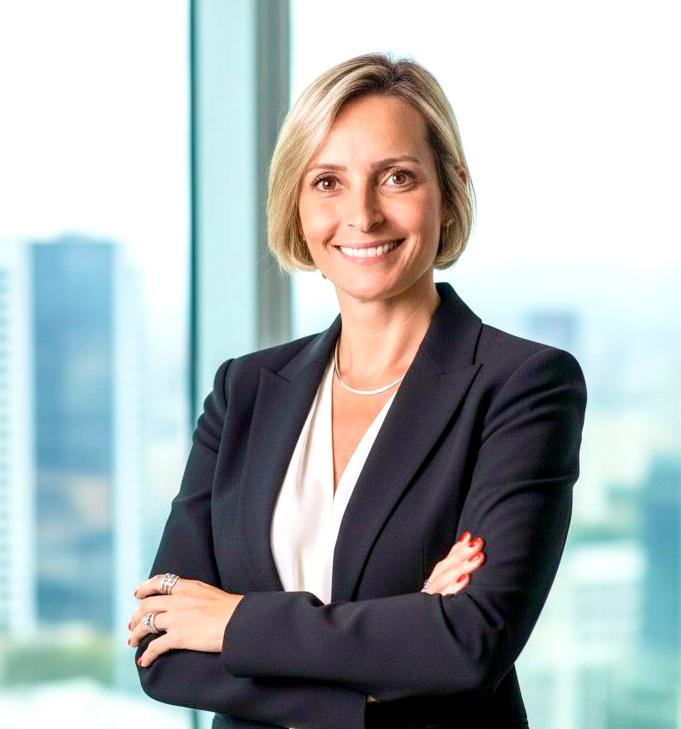
#> input picture MOSAIC/Adriana _foto_Além do Tempo.jpg, 681 x 729 px
$ python -i smart_crop.py   (imports and definitions only)
#> lines starting #> are read from the running program, lines starting #| are printed output that depends on the picture
#> further down, picture is the input picture: shape (729, 681, 3); mean B, G, R 177.2, 176.6, 168.7
import cv2
import numpy as np

# Carrega o classificador de rostos Haar Cascade nativo do OpenCV
face_cascade = cv2.CascadeClassifier(cv2.data.haarcascades + 'haarcascade_frontalface_default.xml')

def smart_crop_face(image_bgr: np.ndarray, target_size: tuple[int, int] = (250, 250)) -> np.ndarray:
    """
    Detecta o rosto principal via OpenCV Haar Cascade e realiza um corte quadrado
    centralizado no rosto. Se nenhum rosto for encontrado, realiza um corte proporcional no centro.

    Args:
        image_bgr: Imagem de entrada em formato BGR (OpenCV)
        target_size: Dimensões (largura, altura) da imagem recortada final

    Returns:
        numpy.ndarray: Imagem recortada e redimensionada (BGR)
    """
#> called with target_size = (250, 250)
    if image_bgr is None or image_bgr.size == 0:
        return np.ones((*target_size, 3), dtype=np.uint8) * 255

    gray = cv2.cvtColor(image_bgr, cv2.COLOR_BGR2GRAY)
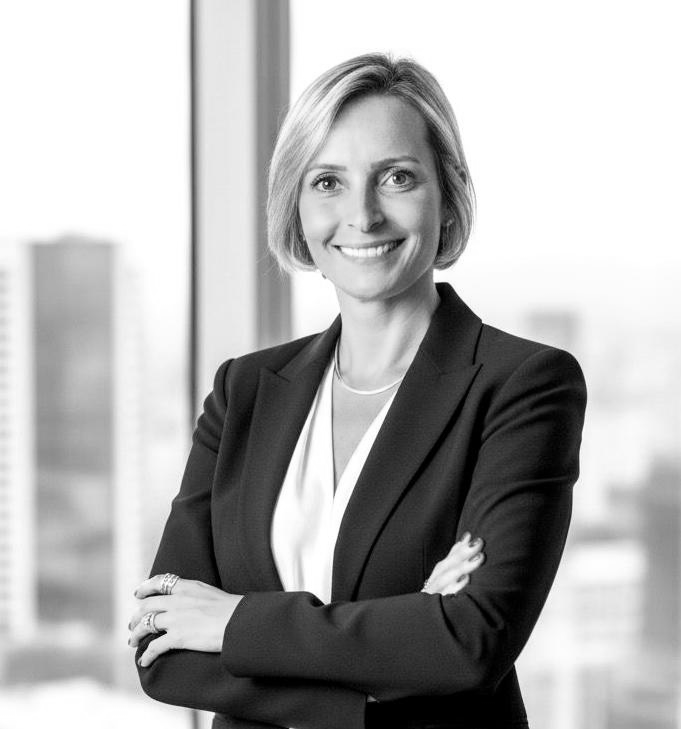
#> gray: shape (729, 681); min 0, max 255, mean 174.3
    try:
        faces = face_cascade.detectMultiScale(
            gray,
            scaleFactor=1.1,
            minNeighbors=5,
            minSize=(30, 30)
        )
#> faces = [[275, 112, 178, 178]]
    except Exception as e:
        print(f"[SmartCrop] Erro detectMultiScale: {e}")
        faces = []

    h, w = image_bgr.shape[:2]
#> h = 729; w = 681

    if len(faces) > 0:
        # Pega o maior rosto por área (largura * altura)
        faces = sorted(faces, key=lambda f: f[2] * f[3], reverse=True)
        fx, fy, fw, fh = faces[0]
#> fx = 275; fy = 112; fw = 178; fh = 178

        # Ponto central da face detectada
        center_x = fx + fw // 2
#> center_x = 364
        center_y = fy + fh // 2
#> center_y = 201

        # Define o tamanho do corte (1.8x o tamanho da face para dar contexto de ombros/cabelo)
        crop_dim = int(max(fw, fh) * 1.8)
#> crop_dim = 320
        crop_dim = min(crop_dim, min(w, h))

        x0 = max(0, min(center_x - crop_dim // 2, w - crop_dim))
#> x0 = 204
        y0 = max(0, min(center_y - crop_dim // 2, h - crop_dim))
#> y0 = 41

        cropped = image_bgr[y0:y0 + crop_dim, x0:x0 + crop_dim]
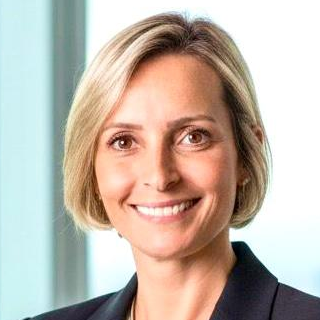
#> cropped: shape (320, 320, 3); mean B, G, R 171.5, 182.7, 194.1
    else:
        # Center crop proporcional clássico
        min_dim = min(w, h)
        x0 = (w - min_dim) // 2
        y0 = (h - min_dim) // 2
        cropped = image_bgr[y0:y0 + min_dim, x0:x0 + min_dim]

    return cv2.resize(cropped, target_size, interpolation=cv2.INTER_AREA)

>>> import cv2
>>> picture = cv2.imread('../../../MOSAIC/Adriana _foto_Além do Tempo.jpg')
>>> result = smart_crop_face(picture)

$ run again, on MOSAIC/AL_Valdirene Barbosa.jpg
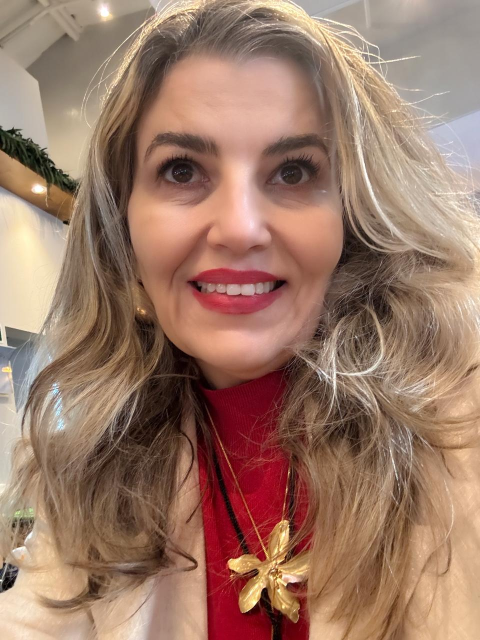
#> input picture MOSAIC/AL_Valdirene Barbosa.jpg, 960 x 1280 px (shown at 1/2 size)
#> picture is the input picture: shape (1280, 960, 3); mean B, G, R 103.2, 121.1, 156.2
#> in smart_crop_face, `gray = cv2.cvtColor(image_bgr, cv2.COLOR_BGR2GRAY)`:
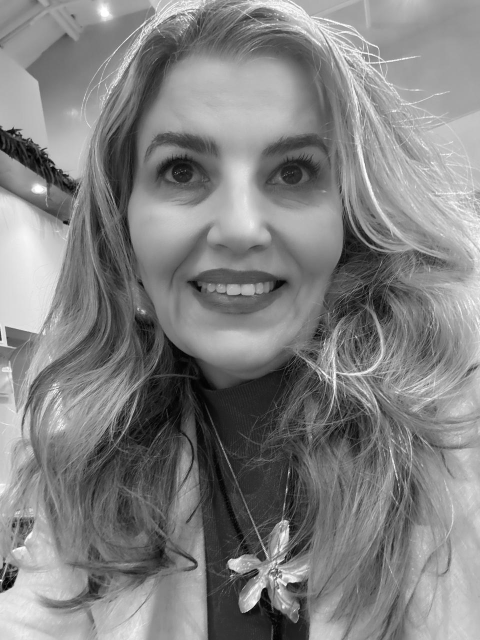
#> gray: shape (1280, 960) (shown at 1/2 size); min 0, max 255, mean 129.5
#> faces = [[174, 115, 602, 602]]
#> fx = 174; fy = 115; fw = 602
#> center_x = 475
#> center_y = 416
#> in smart_crop_face, `crop_dim = int(max(fw, fh) * 1.8)`: crop_dim = 1083
#> in smart_crop_face, `crop_dim = min(crop_dim, min(w, h))`: crop_dim = 960
#> x0 = 0
#> in smart_crop_face, `cropped = image_bgr[y0:y0 + crop_dim, x0:x0 + crop_dim]`:
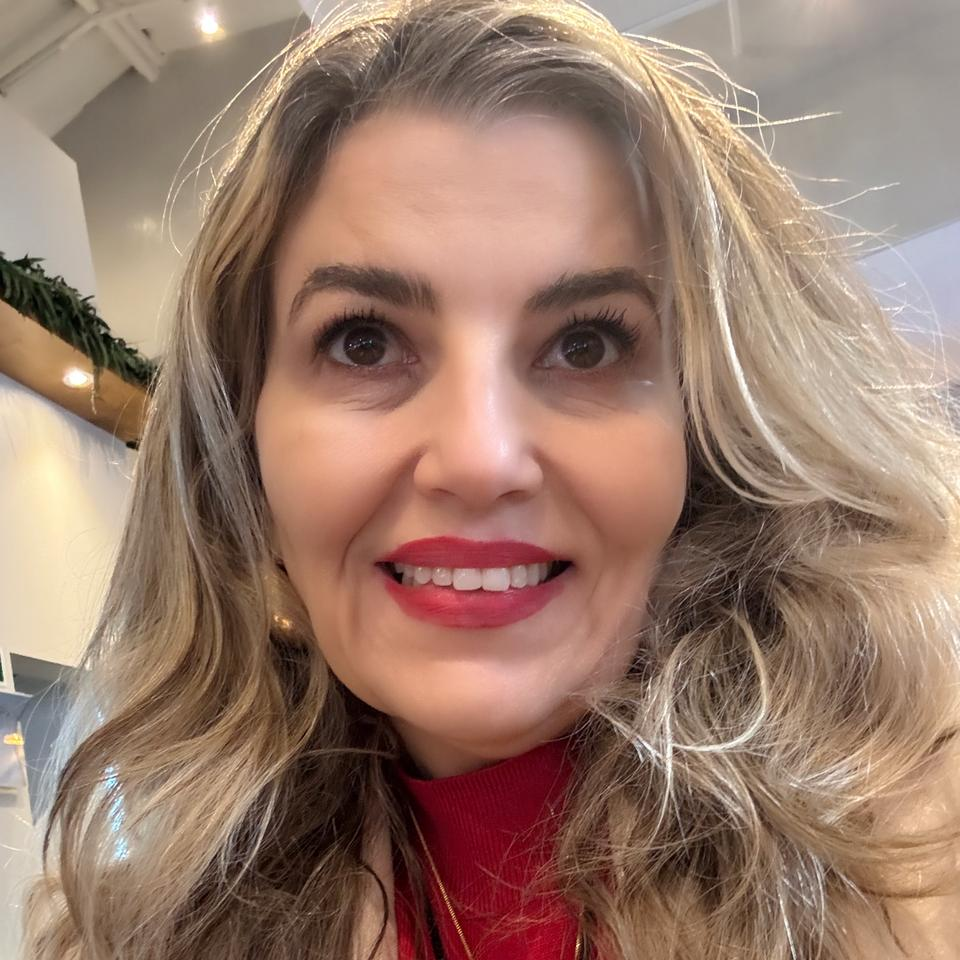
#> cropped: shape (960, 960, 3); mean B, G, R 107.2, 123.2, 153.6

$ run again, on MOSAIC/AM_NISE SOUSA.jpg
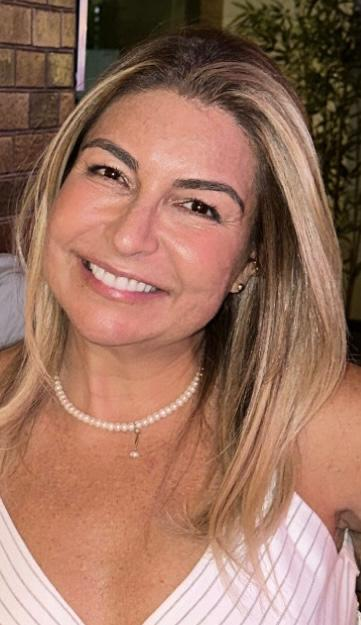
#> input picture MOSAIC/AM_NISE SOUSA.jpg, 361 x 625 px
#> picture is the input picture: shape (625, 361, 3); mean B, G, R 95.3, 114.1, 155.7
#> in smart_crop_face, `gray = cv2.cvtColor(image_bgr, cv2.COLOR_BGR2GRAY)`:
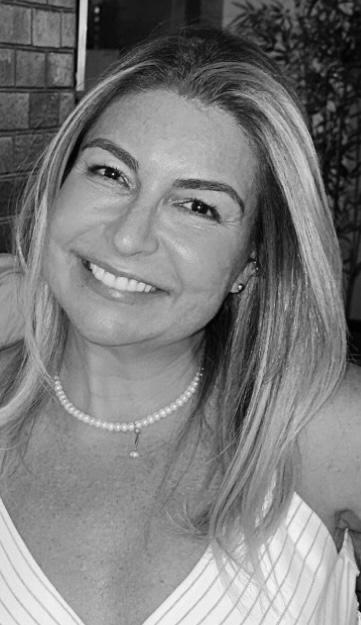
#> gray: shape (625, 361); min 0, max 249, mean 124.4
#> faces = [[30, 97, 251, 251]]
#> fx = 30; fy = 97; fw = 251
#> center_x = 155
#> center_y = 222
#> in smart_crop_face, `crop_dim = int(max(fw, fh) * 1.8)`: crop_dim = 451
#> in smart_crop_face, `crop_dim = min(crop_dim, min(w, h))`: crop_dim = 361
#> x0 = 0
#> y0 = 42
#> in smart_crop_face, `cropped = image_bgr[y0:y0 + crop_dim, x0:x0 + crop_dim]`:
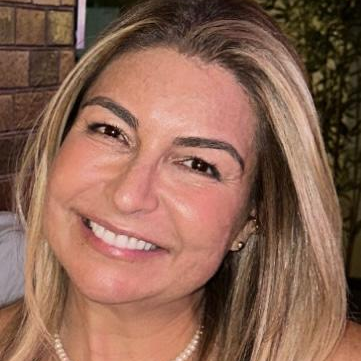
#> cropped: shape (361, 361, 3); mean B, G, R 83.2, 100.9, 140.4

$ run again, on MOSAIC/BA_Andre Muniz.jpg
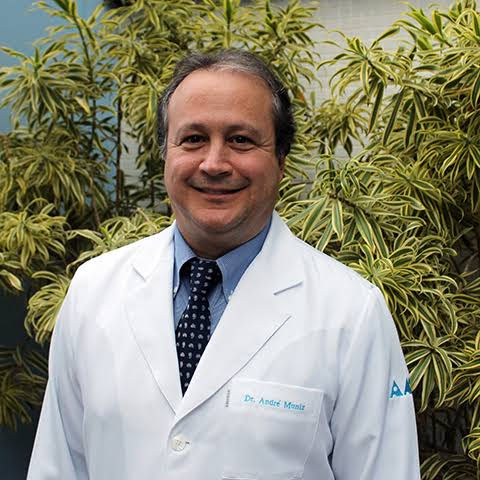
#> input picture MOSAIC/BA_Andre Muniz.jpg, 480 x 480 px
#> picture is the input picture: shape (480, 480, 3); mean B, G, R 115.4, 136.9, 139
#> in smart_crop_face, `gray = cv2.cvtColor(image_bgr, cv2.COLOR_BGR2GRAY)`:
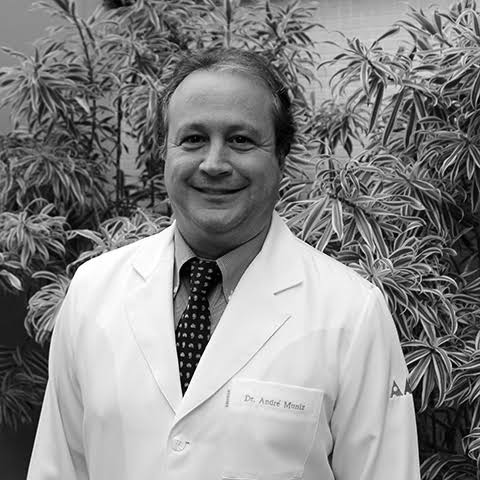
#> gray: shape (480, 480); min 0, max 255, mean 135.1
#> faces = [[145, 83, 144, 144]]
#> fx = 145; fy = 83; fw = 144
#> center_x = 217
#> center_y = 155
#> crop_dim = 259
#> x0 = 88
#> y0 = 26
#> in smart_crop_face, `return cv2.resize(cropped, target_size, interpolation=cv2.INTER_AREA)`:
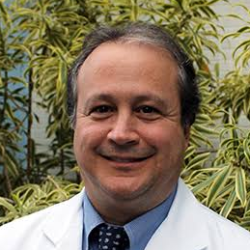
#> returned value: shape (250, 250, 3); mean of channels 0, 1, 2 93.9, 119.5, 131.5; drawn as B, G, R
